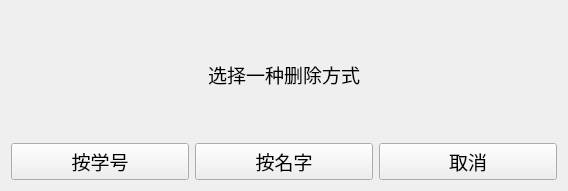
<?xml version="1.0" encoding="UTF-8"?>
<ui version="4.0">
 <class>Form_DeleteSelection</class>
 <widget class="QWidget" name="Form_DeleteSelection">
  <property name="geometry">
   <rect>
    <x>0</x>
    <y>0</y>
    <width>568</width>
    <height>191</height>
   </rect>
  </property>
  <property name="windowTitle">
   <string>选择一种方式来删除</string>
  </property>
  <layout class="QVBoxLayout" name="verticalLayout_2">
   <item>
    <layout class="QVBoxLayout" name="verticalLayout">
     <item>
      <widget class="QLabel" name="label_Title">
       <property name="font">
        <font>
         <family>等线</family>
         <pointsize>14</pointsize>
        </font>
       </property>
       <property name="text">
        <string>选择一种删除方式</string>
       </property>
       <property name="alignment">
        <set>Qt::AlignCenter</set>
       </property>
      </widget>
     </item>
     <item>
      <layout class="QHBoxLayout" name="horizontalLayout">
       <item>
        <widget class="QPushButton" name="pushButton_DeleteByNumber">
         <property name="font">
          <font>
           <family>等线</family>
           <pointsize>14</pointsize>
          </font>
         </property>
         <property name="text">
          <string>按学号</string>
         </property>
        </widget>
       </item>
       <item>
        <widget class="QPushButton" name="pushButton_DeleteByName">
         <property name="font">
          <font>
           <family>等线</family>
           <pointsize>14</pointsize>
          </font>
         </property>
         <property name="text">
          <string>按名字</string>
         </property>
        </widget>
       </item>
       <item>
        <widget class="QPushButton" name="pushButton_Exit">
         <property name="font">
          <font>
           <family>等线</family>
           <pointsize>14</pointsize>
          </font>
         </property>
         <property name="text">
          <string>取消</string>
         </property>
         <property name="shortcut">
          <string>Esc</string>
         </property>
        </widget>
       </item>
      </layout>
     </item>
    </layout>
   </item>
  </layout>
 </widget>
 <resources/>
 <connections>
  <connection>
   <sender>pushButton_Exit</sender>
   <signal>clicked()</signal>
   <receiver>Form_DeleteSelection</receiver>
   <slot>close()</slot>
   <hints>
    <hint type="sourcelabel">
     <x>444</x>
     <y>191</y>
    </hint>
    <hint type="destinationlabel">
     <x>270</x>
     <y>130</y>
    </hint>
   </hints>
  </connection>
 </connections>
</ui>
